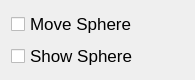
<?xml version="1.0" encoding="UTF-8"?>
<ui version="4.0">
 <class>SphereOptions</class>
 <widget class="QWidget" name="SphereOptions">
  <property name="geometry">
   <rect>
    <x>0</x>
    <y>0</y>
    <width>195</width>
    <height>76</height>
   </rect>
  </property>
  <property name="windowTitle">
   <string>Form</string>
  </property>
  <layout class="QVBoxLayout" name="verticalLayout_2">
   <item>
    <widget class="QCheckBox" name="moveSphereUI">
     <property name="font">
      <font>
       <pointsize>13</pointsize>
      </font>
     </property>
     <property name="text">
      <string>Move Sphere</string>
     </property>
    </widget>
   </item>
   <item>
    <widget class="QCheckBox" name="showSphereUI">
     <property name="font">
      <font>
       <pointsize>13</pointsize>
      </font>
     </property>
     <property name="text">
      <string>Show Sphere</string>
     </property>
    </widget>
   </item>
  </layout>
 </widget>
 <resources/>
 <connections/>
</ui>
